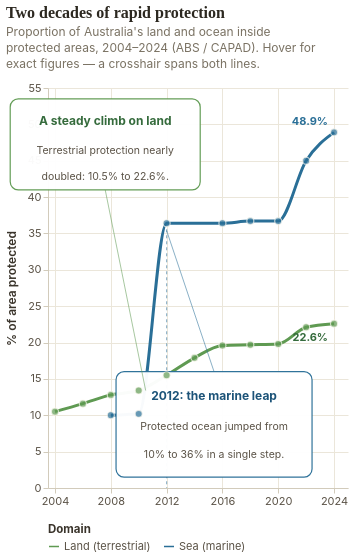

The specification (Vega-Lite) saved for this image:
### Vega-Lite specification from a JSON file in a GitHub repository (floating-point values rounded to 4 significant figures)
{"$schema": "https://vega.github.io/schema/vega-lite/v5.json", "title": {"text": "Two decades of rapid protection", "subtitle": ["Proportion of Australia's land and ocean inside", "protected areas, 2004–2024 (ABS / CAPAD). Hover for", "exact figures — a crosshair spans both lines."], "subtitleLineHeight": 16}, "width": "container", "height": 400, "data": {"values": [{"year": 2004, "measure": "Land (terrestrial)", "pct": 10.5}, {"year": 2006, "measure": "Land (terrestrial)", "pct": 11.6}, {"year": 2008, "measure": "Land (terrestrial)", "pct": 12.8}, {"year": 2010, "measure": "Land (terrestrial)", "pct": 13.4}, {"year": 2012, "measure": "Land (terrestrial)", "pct": 15.5}, {"year": 2014, "measure": "Land (terrestrial)", "pct": 17.9}, {"year": 2016, "measure": "Land (terrestrial)", "pct": 19.6}, {"year": 2018, "measure": "Land (terrestrial)", "pct": 19.7}, {"year": 2020, "measure": "Land (terrestrial)", "pct": 19.8}, {"year": 2022, "measure": "Land (terrestrial)", "pct": 22.1}, {"year": 2024, "measure": "Land (terrestrial)", "pct": 22.6}, {"year": 2008, "measure": "Sea (marine)", "pct": 10.0}, {"year": 2010, "measure": "Sea (marine)", "pct": 10.2}, {"year": 2012, "measure": "Sea (marine)", "pct": 36.4}, {"year": 2016, "measure": "Sea (marine)", "pct": 36.4}, {"year": 2018, "measure": "Sea (marine)", "pct": 36.7}, {"year": 2020, "measure": "Sea (marine)", "pct": 36.7}, {"year": 2022, "measure": "Sea (marine)", "pct": 45.0}, {"year": 2024, "measure": "Sea (marine)", "pct": 48.9}]}, "encoding": {"x": {"field": "year", "type": "quantitative", "title": null, "axis": {"format": "d", "values": [2004, 2008, 2012, 2016, 2020, 2024]}, "scale": {"domain": [2004.0, 2025]}}, "y": {"field": "pct", "type": "quantitative", "title": "% of area protected", "scale": {"domain": [0, 55]}}}, "layer": [{"mark": {"type": "line", "strokeWidth": 3, "interpolate": "monotone"}, "encoding": {"color": {"field": "measure", "type": "nominal", "title": "Domain", "scale": {"domain": ["Land (terrestrial)", "Sea (marine)"], "range": ["#5f9a52", "#2a6f97"]}, "legend": {"orient": "bottom", "direction": "horizontal"}}}}, {"data": {"values": [{"year": 2012, "pct": 36.4}]}, "mark": {"type": "rule", "color": "#2a6f97", "strokeDash": [3, 3], "strokeWidth": 1.2, "opacity": 0.5}, "encoding": {"x": {"field": "year", "type": "quantitative"}}}, {"data": {"values": [{"x1": 2012, "y1": 35.4, "x2": 2015.0, "y2": 16, "c": "#2a6f97"}]}, "mark": {"type": "rule", "strokeWidth": 1, "opacity": 0.55}, "encoding": {"x": {"field": "x1", "type": "quantitative"}, "y": {"field": "y1", "type": "quantitative"}, "x2": {"field": "x2"}, "y2": {"field": "y2"}, "color": {"field": "c", "type": "nominal", "scale": null, "legend": null}}}, {"data": {"values": [{"x": 2015.0, "yt": 16, "yb": 1.5}]}, "mark": {"type": "rect", "width": 196, "cornerRadius": 8, "fill": "#ffffff", "stroke": "#2a6f97", "strokeWidth": 1.2, "opacity": 0.97}, "encoding": {"x": {"field": "x", "type": "quantitative"}, "y": {"field": "yt", "type": "quantitative"}, "y2": {"field": "yb"}}}, {"data": {"values": [{"x": 2015.0, "y": 12.6, "t": "2012: the marine leap", "b": true, "col": "#1c5378"}]}, "mark": {"type": "text", "font": "Inter, sans-serif", "align": "center", "fontWeight": 700, "fontSize": 12}, "encoding": {"x": {"field": "x", "type": "quantitative"}, "y": {"field": "y", "type": "quantitative"}, "text": {"field": "t"}, "color": {"field": "col", "type": "nominal", "scale": null, "legend": null}}}, {"data": {"values": [{"x": 2015.0, "y": 8.4, "t": "Protected ocean jumped from", "b": false, "col": "#5b5347"}, {"x": 2015.0, "y": 4.6, "t": "10% to 36% in a single step.", "b": false, "col": "#5b5347"}]}, "mark": {"type": "text", "font": "Inter, sans-serif", "align": "center", "fontWeight": 400, "fontSize": 10.5}, "encoding": {"x": {"field": "x", "type": "quantitative"}, "y": {"field": "y", "type": "quantitative"}, "text": {"field": "t"}, "color": {"field": "col", "type": "nominal", "scale": null, "legend": null}}}, {"data": {"values": [{"x1": 2010.0, "y1": 13.4, "x2": 2008.0, "y2": 41, "c": "#5f9a52"}]}, "mark": {"type": "rule", "strokeWidth": 1, "opacity": 0.55}, "encoding": {"x": {"field": "x1", "type": "quantitative"}, "y": {"field": "y1", "type": "quantitative"}, "x2": {"field": "x2"}, "y2": {"field": "y2"}, "color": {"field": "c", "type": "nominal", "scale": null, "legend": null}}}, {"data": {"values": [{"x": 2008.0, "yt": 53.5, "yb": 41}]}, "mark": {"type": "rect", "width": 190, "cornerRadius": 8, "fill": "#ffffff", "stroke": "#5f9a52", "strokeWidth": 1.2, "opacity": 0.97}, "encoding": {"x": {"field": "x", "type": "quantitative"}, "y": {"field": "yt", "type": "quantitative"}, "y2": {"field": "yb"}}}, {"data": {"values": [{"x": 2008.0, "y": 50.4, "t": "A steady climb on land", "b": true, "col": "#356b3c"}]}, "mark": {"type": "text", "font": "Inter, sans-serif", "align": "center", "fontWeight": 700, "fontSize": 12}, "encoding": {"x": {"field": "x", "type": "quantitative"}, "y": {"field": "y", "type": "quantitative"}, "text": {"field": "t"}, "color": {"field": "col", "type": "nominal", "scale": null, "legend": null}}}, {"data": {"values": [{"x": 2008.0, "y": 46.4, "t": "Terrestrial protection nearly", "b": false, "col": "#5b5347"}, {"x": 2008.0, "y": 42.8, "t": "doubled: 10.5% to 22.6%.", "b": false, "col": "#5b5347"}]}, "mark": {"type": "text", "font": "Inter, sans-serif", "align": "center", "fontWeight": 400, "fontSize": 10.5}, "encoding": {"x": {"field": "x", "type": "quantitative"}, "y": {"field": "y", "type": "quantitative"}, "text": {"field": "t"}, "color": {"field": "col", "type": "nominal", "scale": null, "legend": null}}}, {"data": {"values": [{"year": 2024, "pct": 22.6, "label": "22.6%"}]}, "mark": {"type": "text", "align": "right", "dx": -6, "dy": 14, "fontSize": 11, "fontWeight": 700, "color": "#356b3c", "font": "Inter, sans-serif"}, "encoding": {"x": {"field": "year", "type": "quantitative"}, "y": {"field": "pct", "type": "quantitative"}, "text": {"field": "label"}}}, {"data": {"values": [{"year": 2024, "pct": 48.9, "label": "48.9%"}]}, "mark": {"type": "text", "align": "right", "dx": -6, "dy": -10, "fontSize": 11, "fontWeight": 700, "color": "#2a6f97", "font": "Inter, sans-serif"}, "encoding": {"x": {"field": "year", "type": "quantitative"}, "y": {"field": "pct", "type": "quantitative"}, "text": {"field": "label"}}}, {"params": [{"name": "hoverPt", "select": {"type": "point", "fields": ["measure", "year"], "on": "pointerover", "clear": "pointerout", "nearest": true}}], "mark": {"type": "point", "filled": true, "stroke": "#fbf8f0", "strokeWidth": 1.2}, "encoding": {"x": {"field": "year", "type": "quantitative"}, "y": {"field": "pct", "type": "quantitative"}, "color": {"field": "measure", "type": "nominal", "scale": {"domain": ["Land (terrestrial)", "Sea (marine)"], "range": ["#5f9a52", "#2a6f97"]}, "legend": null}, "size": {"condition": {"param": "hoverPt", "empty": false, "value": 200}, "value": 50}, "tooltip": [{"field": "measure", "title": "Domain"}, {"field": "year", "title": "Year"}, {"field": "pct", "title": "Protected (%)", "format": ".1f"}]}}, {"params": [{"name": "hoverX", "select": {"type": "point", "encodings": ["x"], "on": "pointerover", "clear": "pointerout", "nearest": true}}], "mark": {"type": "point", "opacity": 0, "size": 0}, "encoding": {"x": {"field": "year", "type": "quantitative"}, "y": {"field": "pct", "type": "quantitative"}}}, {"transform": [{"filter": {"param": "hoverX", "empty": false}}], "mark": {"type": "rule", "color": "#5b5347", "strokeWidth": 1.2, "strokeDash": [4, 3], "opacity": 0.5}, "encoding": {"x": {"field": "year", "type": "quantitative"}}}], "config": {"background": null, "font": "Inter, sans-serif", "view": {"stroke": null}, "padding": 5, "axis": {"labelFont": "Inter, sans-serif", "titleFont": "Inter, sans-serif", "labelColor": "#5b5347", "titleColor": "#3a342b", "titleFontWeight": 600, "gridColor": "#ebe6da", "domainColor": "#d2cbbb", "tickColor": "#d2cbbb", "labelFontSize": 11, "titleFontSize": 12, "titlePadding": 8}, "legend": {"labelFont": "Inter, sans-serif", "titleFont": "Inter, sans-serif", "labelColor": "#5b5347", "titleColor": "#3a342b", "labelFontSize": 11, "titleFontSize": 11.5}, "title": {"font": "Fraunces, serif", "fontSize": 16, "anchor": "start", "color": "#2c2820", "fontWeight": 600, "subtitleFont": "Inter, sans-serif", "subtitleColor": "#7a7263", "subtitleFontSize": 12, "subtitlePadding": 6, "offset": 12}}}
